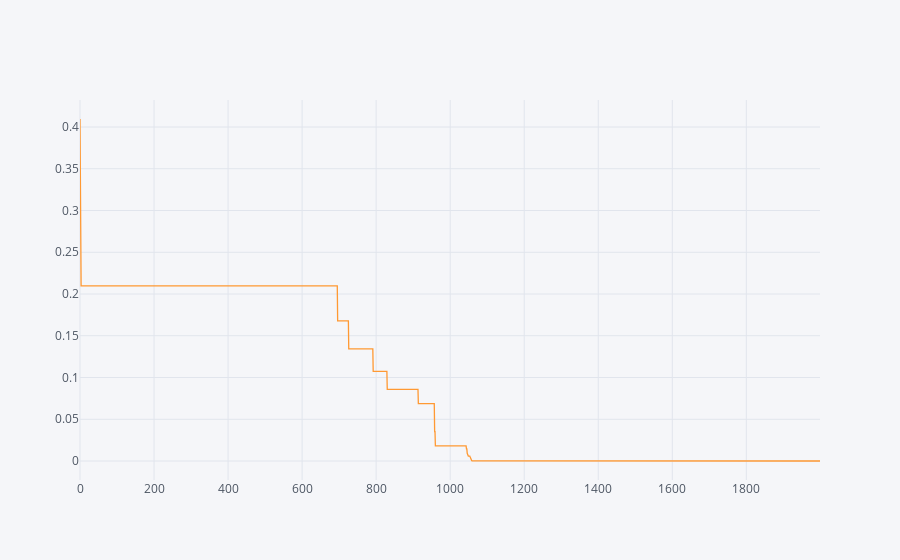

The notebook cell this image was saved under:
### Code cell
iplot(history_df['Acc GD lr'].iplot(asFigure = True))

### Figure 1 — Plotly figure (JSON) as saved in the notebook; plotly's stock layout.template omitted (floating-point values rounded to 4 significant figures; data arrays with more than 128 entries replaced by an {"elided": "..."} marker saying what was removed)
{"data": [{"line": {"color": "rgba(255, 153, 51, 1.0)", "dash": "solid", "shape": "linear", "width": 1.3}, "mode": "lines", "name": "Acc GD lr", "text": "", "type": "scatter", "uid": "26663edb-9ee1-477d-9d89-ae447bf0f5a8", "x": {"elided": "2000 int values"}, "y": {"elided": "2000 float values"}}], "layout": {"legend": {"bgcolor": "#F5F6F9", "font": {"color": "#4D5663"}}, "paper_bgcolor": "#F5F6F9", "plot_bgcolor": "#F5F6F9", "title": {"font": {"color": "#4D5663"}}, "xaxis": {"gridcolor": "#E1E5ED", "showgrid": true, "tickfont": {"color": "#4D5663"}, "title": {"font": {"color": "#4D5663"}, "text": ""}, "zerolinecolor": "#E1E5ED"}, "yaxis": {"gridcolor": "#E1E5ED", "showgrid": true, "tickfont": {"color": "#4D5663"}, "title": {"font": {"color": "#4D5663"}, "text": ""}, "zerolinecolor": "#E1E5ED"}}}
